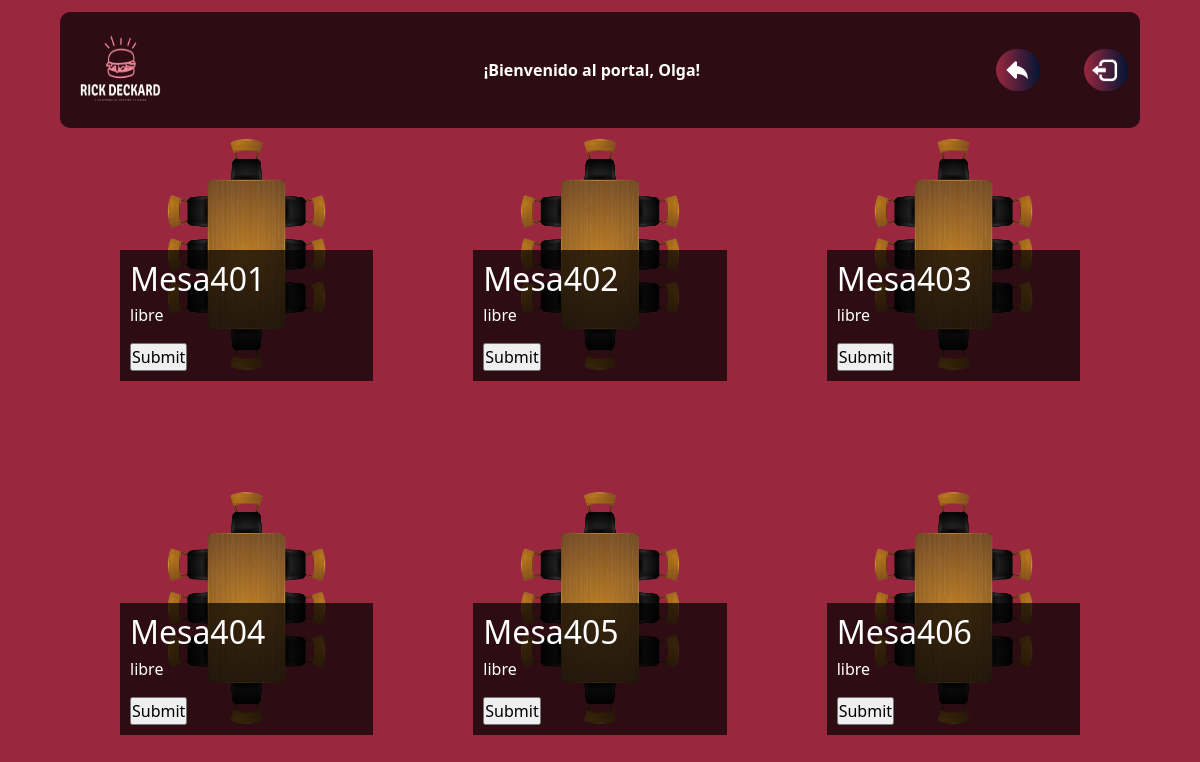
Screenshot of /comedores/comedor.php?id=4 (signed in) with the database file from the repository.
### tables this page shows
CREATE TABLE mesas (
    id_mesa INT PRIMARY KEY  NOT NULL AUTO_INCREMENT,
    numero_mesa INT,
    id_sala INT,
    estado ENUM('libre','ocupada') DEFAULT ('libre'),    
    FOREIGN KEY (id_sala) REFERENCES salas(id_sala)      
);

### comedores/comedor.php (the view, shortened to what this page needs)
<!DOCTYPE html>
<html lang="en">
<head>
    <link rel="stylesheet" href="../css/comedor.css">
    <link href="https://cdn.jsdelivr.net/npm/bootstrap@5.0.2/dist/css/bootstrap.min.css" rel="stylesheet">
</head>
<body>
    <nav class="navbar navbar-light bg-lights position-top">
        <div class="container">
            <a class="navbar-brand " href="../mostra.php">
                <img src="../img/LOGORICK _Blanco.png" alt="" width="100" height="90">
            </a>
            <div class="saludo">
            <b style="color:white">¡Bienvenido al portal, <?php echo $_SESSION['user'];?>!</b>
            </div>
            <div>
            <a href="../comedores.php"><button class="atrasboton"><img class="atrasimg" src="../img/atras.png" alt=""></button></a>
            <a href="../inc/salir.php"><button class="logoutboton"><img class="logoutimg" src="../img/LOGOUT.png" alt=""></button></a>
            </div>
        </div>
    </nav>
    <div class="centrado">
    <?php
    if (isset($_GET['id'])) {
        include './../inc/conexion.php';
        $id = trim(mysqli_real_escape_string($conn,$_GET['id']));
        $sql = "SELECT * FROM mesas WHERE id_sala = ?";
        $stmt = mysqli_prepare($conn,$sql);
        mysqli_stmt_bind_param($stmt, "s",$id);
        mysqli_stmt_execute($stmt);
        $res = mysqli_stmt_get_result($stmt);
        echo '<div class="image-grid">';
        foreach ($res as $mesa) {
            echo'<a><div class="image-item">';
            if ($mesa['estado'] == "ocupada") {
                echo '<img class="filtro" src="../img/mesas.png" alt="Imagen 1">';
                echo '<div class="image-text"><h2> Mesa'.$mesa['numero_mesa'].'</h2>';
                echo '<p class="diss">'.$mesa['estado'].'</p>';
                echo "<form method='POST' action='../inc/procesar.php'>";
                echo "<input type='hidden' name='id_sala' value=".$mesa['id_sala'].">";
                echo "<input type='hidden' name='numero_mesa' value=".$mesa['numero_mesa'].">";
                echo "<input type='submit'>";
                echo "</form>";
            }else{
                echo '<img class="" src="../img/mesas.png" alt="Imagen 1">';
                echo '<div class="image-text"><h2> Mesa'.$mesa['numero_mesa'].'</h2>';
                echo '<p>'.$mesa['estado'].'</p>';
                echo "<form method='POST' action='../inc/procesar.php'>";
                echo "<input type='submit'>";
                echo "</form>";
            }
            echo '</div></div></a>';
        }
    }else{
    }
    ?>
</div>
</body>
</html>

### css/comedor.css (style rules this page uses)
* { box-sizing: border-box; margin: 0; padding: 0; }
.navbar { margin-top: 1%; margin-right: 5%; margin-left: 5%; border-radius: 10px; }
.saludo { color: white; }
.logoutboton { color: white; background: linear-gradient(to right, #9B273F, #011535); border: none; border-radius: 4vh; cursor: pointer; transition: all 0.3s ease 0s; }
.logoutimg { height: 4vh; margin: 0.6vh; margin-right: 0.9vh; transition: all 0.3s ease 0s; }
.bg-lights { background-color: rgba(0, 0, 0, 0.7) !important; }
body { font-family: Arial, sans-serif; line-height: 1.6; background-color: #9B273F !important; background-position: center; background-repeat: no-repeat; background-size: cover; }
.atrasboton { color: white; background: linear-gradient(to right, #9B273F, #011535); border: none; border-radius: 4vh; cursor: pointer; transition: all 0.3s ease 0s; margin-right: 5vh; }
.atrasimg { height: 4vh; margin: 0.6vh; margin-right: 0.9vh; transition: all 0.3s ease 0s; }
.image-grid { display: grid; grid-template-columns: repeat(3, 1fr); gap: 100px; margin: 0 auto; padding-top: 0%; width: 120vh; }
.image-item { position: relative; width: 100%; padding-bottom: 100%; overflow: hidden; transition: transform 0.3s ease-in-out; }
.image-item img { position: absolute; top: 0; left: 0; width: 100%; height: 100%; object-fit: cover; }
.image-text { position: absolute; bottom: 0; left: 0; width: 100%; background-color: rgba(0, 0, 0, 0.7); color: white; padding: 10px; box-sizing: border-box; }
.image-text h2 { margin-bottom: 5px; }

### rows the page displays
mesas: numero_mesa "401", estado "libre"
mesas: numero_mesa "402", estado "libre"
mesas: numero_mesa "403", estado "libre"
mesas: numero_mesa "404", estado "libre"
mesas: numero_mesa "405", estado "libre"
mesas: numero_mesa "406", estado "libre"

### other values shown
$_SESSION['user'] "Olga"
